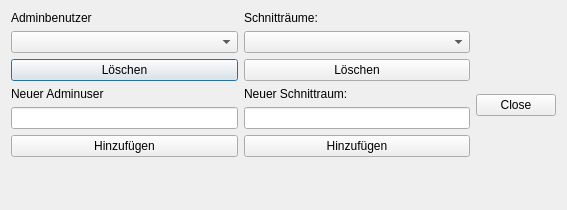
<?xml version="1.0" encoding="UTF-8"?>
<ui version="4.0">
 <class>Adminarea</class>
 <widget class="QDialog" name="Adminarea">
  <property name="geometry">
   <rect>
    <x>0</x>
    <y>0</y>
    <width>567</width>
    <height>210</height>
   </rect>
  </property>
  <property name="windowTitle">
   <string>Adminbereich</string>
  </property>
  <layout class="QHBoxLayout" name="horizontalLayout">
   <item>
    <layout class="QVBoxLayout" name="verticalLayout">
     <property name="rightMargin">
      <number>0</number>
     </property>
     <property name="bottomMargin">
      <number>0</number>
     </property>
     <item>
      <widget class="QLabel" name="labelAdminUsers">
       <property name="sizePolicy">
        <sizepolicy hsizetype="Maximum" vsizetype="Maximum">
         <horstretch>0</horstretch>
         <verstretch>0</verstretch>
        </sizepolicy>
       </property>
       <property name="text">
        <string>Adminbenutzer</string>
       </property>
      </widget>
     </item>
     <item>
      <widget class="QComboBox" name="comboBoxAdminUsers"/>
     </item>
     <item>
      <widget class="QPushButton" name="buttonDelAdminUser">
       <property name="text">
        <string>Löschen</string>
       </property>
      </widget>
     </item>
     <item>
      <widget class="QLabel" name="labelNewAdmin">
       <property name="sizePolicy">
        <sizepolicy hsizetype="Maximum" vsizetype="Maximum">
         <horstretch>0</horstretch>
         <verstretch>0</verstretch>
        </sizepolicy>
       </property>
       <property name="text">
        <string>Neuer Adminuser</string>
       </property>
      </widget>
     </item>
     <item>
      <widget class="QLineEdit" name="lineEditNewAdmin">
       <property name="sizePolicy">
        <sizepolicy hsizetype="Preferred" vsizetype="Fixed">
         <horstretch>0</horstretch>
         <verstretch>0</verstretch>
        </sizepolicy>
       </property>
      </widget>
     </item>
     <item>
      <widget class="QPushButton" name="buttonAddAdmin">
       <property name="text">
        <string>Hinzufügen</string>
       </property>
      </widget>
     </item>
     <item>
      <spacer name="verticalSpacer">
       <property name="orientation">
        <enum>Qt::Vertical</enum>
       </property>
       <property name="sizeType">
        <enum>QSizePolicy::Preferred</enum>
       </property>
       <property name="sizeHint" stdset="0">
        <size>
         <width>20</width>
         <height>40</height>
        </size>
       </property>
      </spacer>
     </item>
    </layout>
   </item>
   <item>
    <layout class="QVBoxLayout" name="verticalLayout_2">
     <property name="spacing">
      <number>6</number>
     </property>
     <property name="bottomMargin">
      <number>0</number>
     </property>
     <item>
      <widget class="QLabel" name="labelEditingrooms">
       <property name="sizePolicy">
        <sizepolicy hsizetype="Maximum" vsizetype="Maximum">
         <horstretch>0</horstretch>
         <verstretch>0</verstretch>
        </sizepolicy>
       </property>
       <property name="text">
        <string>Schnitträume:</string>
       </property>
      </widget>
     </item>
     <item>
      <widget class="QComboBox" name="comboBoxEditingRooms"/>
     </item>
     <item>
      <widget class="QPushButton" name="buttonDelEditingroom">
       <property name="text">
        <string>Löschen</string>
       </property>
      </widget>
     </item>
     <item>
      <widget class="QLabel" name="labelNewEditingRoom">
       <property name="text">
        <string>Neuer Schnittraum:</string>
       </property>
      </widget>
     </item>
     <item>
      <widget class="QLineEdit" name="lineEditNewEditingRoom">
       <property name="sizePolicy">
        <sizepolicy hsizetype="Preferred" vsizetype="Fixed">
         <horstretch>0</horstretch>
         <verstretch>0</verstretch>
        </sizepolicy>
       </property>
      </widget>
     </item>
     <item>
      <widget class="QPushButton" name="pushButtonAddEditingroom">
       <property name="text">
        <string>Hinzufügen</string>
       </property>
      </widget>
     </item>
     <item>
      <spacer name="verticalSpacer_2">
       <property name="orientation">
        <enum>Qt::Vertical</enum>
       </property>
       <property name="sizeHint" stdset="0">
        <size>
         <width>20</width>
         <height>40</height>
        </size>
       </property>
      </spacer>
     </item>
    </layout>
   </item>
   <item>
    <widget class="QDialogButtonBox" name="buttonBox">
     <property name="sizePolicy">
      <sizepolicy hsizetype="Fixed" vsizetype="Fixed">
       <horstretch>0</horstretch>
       <verstretch>0</verstretch>
      </sizepolicy>
     </property>
     <property name="standardButtons">
      <set>QDialogButtonBox::Close</set>
     </property>
    </widget>
   </item>
  </layout>
 </widget>
 <resources/>
 <connections>
  <connection>
   <sender>buttonBox</sender>
   <signal>rejected()</signal>
   <receiver>Adminarea</receiver>
   <slot>reject()</slot>
   <hints>
    <hint type="sourcelabel">
     <x>523</x>
     <y>103</y>
    </hint>
    <hint type="destinationlabel">
     <x>526</x>
     <y>141</y>
    </hint>
   </hints>
  </connection>
 </connections>
</ui>
